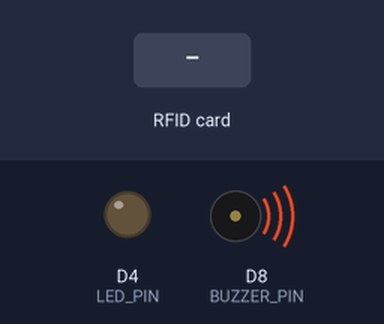
Simulated run of this sketch. Board: ESP8266 (NodeMCU). Parts: output pins drawn as LEDs (lit = HIGH), buzzer (waves = sounding, pin HIGH). The test bench sets the inputs (shaded band). WiFi joins after 1.5 s; servers stay silent unless stated; uploads are accepted with an empty reply; what the sketch prints to the serial monitor is not drawn.

Above: at 2.7 s.
At 3.9 s:
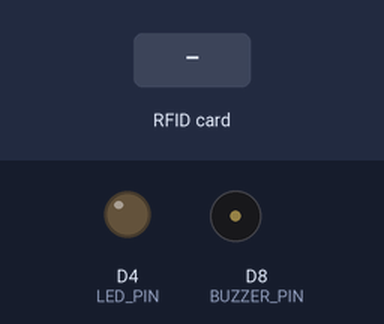
4.0 s: RFID card 5E 7A 19 C4 held to the reader
At 4.29 s:
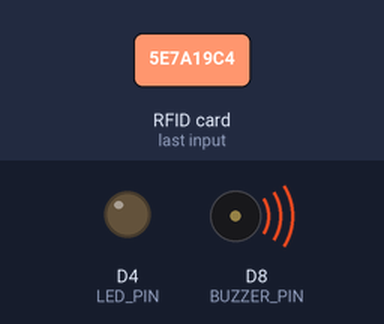
Timing chart, 0 to 7.0 s (numbered marks = the images above; inputs shaded):
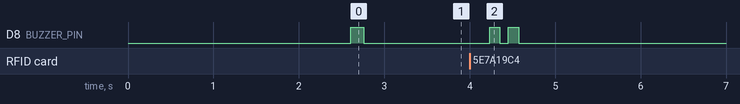

The sketch:

attendance_nodemcu.ino
```cpp
/*
 * Smart Attendance System - NodeMCU ESP8266 + RC522 RFID
 * Version: 1.0 (MVP)
 *
 * Hardware Connections:
 * RC522 RFID Reader (runs on 3.3V ONLY):
 *   SDA (SS) -> D2 (GPIO 4)
 *   SCK      -> D5 (GPIO 14)
 *   MOSI     -> D7 (GPIO 13)
 *   MISO     -> D6 (GPIO 12)
 *   RST      -> D1 (GPIO 5)
 *   3.3V     -> 3V3
 *   GND      -> GND
 *
 * Feedback Components:
 *   LED (+)    -> D4 (GPIO 2) [with 220 Ohm resistor]
 *   Buzzer (+) -> D8 (GPIO 15)
 *   GND (-)    -> GND
 *
 * Libraries required in Arduino IDE:
 * 1. MFRC522 by GithubCommunity / miguelbalboa
 * 2. ArduinoJson by Benoit Blanchon (v6 or v7)
 * 3. ESP8266WiFi & ESP8266HTTPClient (built-in with ESP8266 core)
 */

#include <ESP8266WiFi.h>
#include <ESP8266HTTPClient.h>
#include <WiFiClient.h>
#include <SPI.h>
#include <MFRC522.h>
#include <ArduinoJson.h>

// ======================== CONFIGURATION ========================
const char* WIFI_SSID     = "YOUR_WIFI_NAME";         // Replace with your Wi-Fi SSID
const char* WIFI_PASS     = "YOUR_WIFI_PASSWORD";     // Replace with your Wi-Fi Password
const char* SERVER_URL    = "http://192.168.1.100:5000/api/scan"; // Replace with your laptop's local IP address
const char* DEVICE_KEY    = "esp8266-rfid-secret";    // Must match DEVICE_KEY in server/.env
// ===============================================================

// Pin Definitions
#define RST_PIN   D1    // GPIO 5
#define SS_PIN    D2    // GPIO 4
#define LED_PIN   D4    // GPIO 2
#define BUZZER_PIN D8   // GPIO 15

MFRC522 mfrc522(SS_PIN, RST_PIN);  // Create MFRC522 instance

// Double-scan prevention variables
String lastScannedUid = "";
unsigned long lastScanTime = 0;
const unsigned long DEBOUNCE_DELAY_MS = 3000; // Ignore repeated scans within 3 seconds

// Beep and feedback functions
void soundBeep(int durationMs) {
  digitalWrite(BUZZER_PIN, HIGH);
  delay(durationMs);
  digitalWrite(BUZZER_PIN, LOW);
}

void feedbackMarked() {
  Serial.println(F("[FEEDBACK] Success - 1 Beep + LED"));
  digitalWrite(LED_PIN, HIGH);
  soundBeep(350);
  delay(650); // Keep LED on for total 1s
  digitalWrite(LED_PIN, LOW);
}

void feedbackDuplicate() {
  Serial.println(F("[FEEDBACK] Duplicate - 2 Short Beeps"));
  soundBeep(120);
  delay(100);
  soundBeep(120);
}

void feedbackUnknown() {
  Serial.println(F("[FEEDBACK] Unknown Card - 3 Short Beeps"));
  for (int i = 0; i < 3; i++) {
    soundBeep(100);
    delay(100);
  }
}

void feedbackUnauthorized() {
  Serial.println(F("[FEEDBACK] Unauthorized Device - 1 Long Beep"));
  soundBeep(900);
}

void feedbackNetworkError() {
  Serial.println(F("[FEEDBACK] Connection Error - Rapid Beeps"));
  for (int i = 0; i < 4; i++) {
    soundBeep(60);
    delay(60);
  }
}

// Convert byte array UID to uppercase Hex String (e.g. "A1B2C3D4")
String getCardUidString(MFRC522::Uid *uid) {
  String uidStr = "";
  for (byte i = 0; i < uid->size; i++) {
    if (uid->uidByte[i] < 0x10) {
      uidStr += "0";
    }
    uidStr += String(uid->uidByte[i], HEX);
  }
  uidStr.toUpperCase();
  return uidStr;
}

// Wi-Fi Connection
void connectToWiFi() {
  Serial.println();
  Serial.print(F("[WIFI] Connecting to "));
  Serial.println(WIFI_SSID);

  WiFi.mode(WIFI_STA);
  WiFi.begin(WIFI_SSID, WIFI_PASS);

  int attempts = 0;
  while (WiFi.status() != WL_CONNECTED && attempts < 30) {
    delay(500);
    Serial.print(F("."));
    attempts++;
  }

  if (WiFi.status() == WL_CONNECTED) {
    Serial.println();
    Serial.print(F("[WIFI] Connected! IP Address: "));
    Serial.println(WiFi.localIP());
    // Single boot beep to confirm ready
    soundBeep(150);
  } else {
    Serial.println();
    Serial.println(F("[WIFI] Connection failed. Will retry in loop..."));
  }
}

// Send UID to server via HTTP POST
void sendScanToServer(String uid) {
  if (WiFi.status() != WL_CONNECTED) {
    Serial.println(F("[ERROR] Wi-Fi not connected. Attempting reconnection..."));
    connectToWiFi();
    if (WiFi.status() != WL_CONNECTED) {
      feedbackNetworkError();
      return;
    }
  }

  WiFiClient client;
  HTTPClient http;

  Serial.println();
  Serial.print(F("[HTTP] Sending POST to: "));
  Serial.println(SERVER_URL);

  if (http.begin(client, SERVER_URL)) {
    http.addHeader("Content-Type", "application/json");
    http.addHeader("x-device-key", DEVICE_KEY);

    // Build JSON payload: {"uid": "..."}
    String requestBody = "{\"uid\":\"" + uid + "\"}";
    Serial.print(F("[HTTP] Payload: "));
    Serial.println(requestBody);

    int httpCode = http.POST(requestBody);
    Serial.print(F("[HTTP] Response code: "));
    Serial.println(httpCode);

    if (httpCode > 0) {
      String response = http.getString();
      Serial.print(F("[HTTP] Response body: "));
      Serial.println(response);

      // Parse JSON response status
      StaticJsonDocument<256> doc;
      DeserializationError err = deserializeJson(doc, response);

      const char* status = doc["status"] | "";

      if (httpCode == 201 || strcmp(status, "marked") == 0) {
        const char* name = doc["name"] | "Student";
        Serial.print(F(">>> Marked: "));
        Serial.println(name);
        feedbackMarked();
      } else if (httpCode == 200 || strcmp(status, "duplicate") == 0) {
        Serial.println(F(">>> Already marked for today"));
        feedbackDuplicate();
      } else if (httpCode == 404 || strcmp(status, "unknown") == 0) {
        Serial.println(F(">>> Unknown card!"));
        feedbackUnknown();
      } else if (httpCode == 401 || strcmp(status, "unauthorized") == 0) {
        Serial.println(F(">>> Unauthorized device key!"));
        feedbackUnauthorized();
      } else {
        Serial.print(F(">>> Unhandled status: "));
        Serial.println(status);
        feedbackNetworkError();
      }
    } else {
      Serial.printf("[HTTP] POST failed, error: %s\n", http.errorToString(httpCode).c_str());
      feedbackNetworkError();
    }
    http.end();
  } else {
    Serial.println(F("[HTTP] Unable to connect to server"));
    feedbackNetworkError();
  }
}

void setup() {
  Serial.begin(115200);
  delay(1000);
  Serial.println(F("\n=== Smart RFID Attendance System v1.0 ==="));

  // Configure output pins
  pinMode(LED_PIN, OUTPUT);
  pinMode(BUZZER_PIN, OUTPUT);
  digitalWrite(LED_PIN, LOW);
  digitalWrite(BUZZER_PIN, LOW);

  // Initialize SPI bus and RC522
  SPI.begin();
  mfrc522.PCD_Init();
  delay(50);
  mfrc522.PCD_DumpVersionToSerial();
  Serial.println(F("[RC522] Ready. Scan an RFID card/tag."));

  // Connect to Wi-Fi
  connectToWiFi();
}

void loop() {
  // Reconnect Wi-Fi if dropped
  if (WiFi.status() != WL_CONNECTED) {
    connectToWiFi();
  }

  // Look for new RFID card
  if (!mfrc522.PICC_IsNewCardPresent()) {
    return;
  }

  // Select one of the cards
  if (!mfrc522.PICC_ReadCardSerial()) {
    return;
  }

  // Convert UID to string
  String cardUid = getCardUidString(&(mfrc522.uid));
  Serial.print(F("\n[CARD DETECTED] UID: "));
  Serial.println(cardUid);

  unsigned long currentMillis = millis();

  // Prevent multiple reads of the same card within debounce window
  if (cardUid == lastScannedUid && (currentMillis - lastScanTime < DEBOUNCE_DELAY_MS)) {
    Serial.println(F("[INFO] Card debounced (held on reader). Skipping duplicate read."));
  } else {
    lastScannedUid = cardUid;
    lastScanTime = currentMillis;

    // Send UID to server
    sendScanToServer(cardUid);
  }

  // Halt PICC & Stop encryption on PCD
  mfrc522.PICC_HaltA();
  mfrc522.PCD_StopCrypto1();
  delay(150);
}
```

Measured:
- after the input at 4.0 s, D8 (BUZZER_PIN): alternates HIGH for 0.12 s and LOW for 0.10 s, 4 changes in all, then stays LOW, starting after 0.23 s
